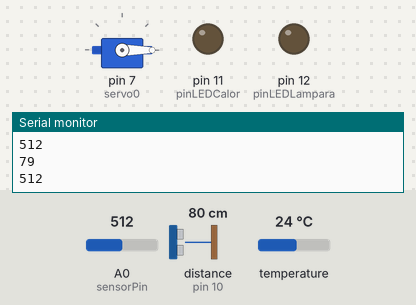
The sketch below on a simulated Arduino Uno, built with avr-gcc and run on an emulated ATmega328P. Parts: servo, output pins drawn as LEDs (lit = HIGH), the last lines printed to the serial monitor. Wiring (inferred from the names in the program): ultrasonic range finder: trigger pin 9; echo pin 10. The inputs (shaded band) are chosen by the test bench; at power-on: distance to the obstacle (sensor on pin 10) 80 cm, A0 (sensorPin) = 512, temperature 24 °C. The echo pulse lasts 58.3 µs per cm; pins used as bus, display or sensor lines are not drawn.

Above: at 2.7 s.
2.8 s: distance to the obstacle (sensor on pin 10) set to 21 cm
4.5 s: distance to the obstacle (sensor on pin 10) set to 18 cm
At 6.5 s:
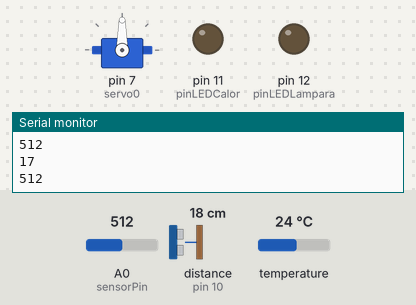
6.9 s: A0 (sensorPin) set to 868
8.6 s: A0 (sensorPin) set to 895
At 10.5 s:
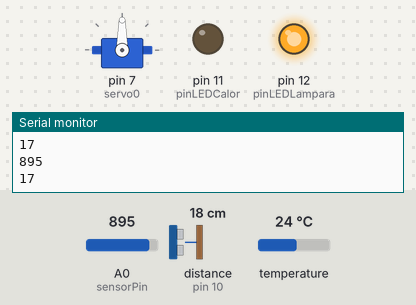
10.8 s: temperature set to 27.4 °C
12.5 s: temperature set to 28.6 °C
At 15.0 s:
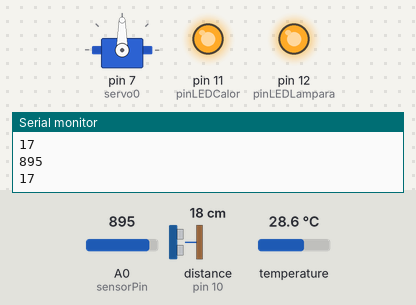
Timing chart, 0 to 16.1 s (numbered marks = the images above; inputs shaded):
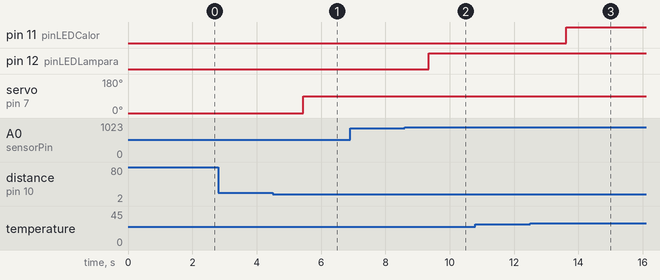

Measured:
- the behaviour switches between 20 and 19 cm on distance to the obstacle (sensor on pin 10) (found by bisection; images 0 and 1)
- the behaviour switches between 879 and 880 on A0 (sensorPin) (found by bisection; images 1 and 2)
- the behaviour switches between 27.9 and 28 °C on temperature (found by bisection; images 2 and 3)
- after the input at 4.5 s, servo on pin 7 (servo0): 0° → 90° after 0.95 s
- after the input at 8.6 s, pin 12 (pinLEDLampara): LOW → HIGH after 0.75 s
- after the input at 12.5 s, pin 11 (pinLEDCalor): LOW → HIGH after 1.1 s

The sketch:

proyectofinalTC1003.ino
```cpp
#include <OneWire.h>
#include <DallasTemperature.h>
#include <Servo.h>
//SensorTemperatura
#define ONE_WIRE_BUS 8
OneWire oneWire(ONE_WIRE_BUS);
DallasTemperature sensors(&oneWire);
float Celsius = 0;
int pinLEDCalor = 11;
//SensorUltrasonico
#define trigPin 9
#define echoPin 10
long duration;
long distance;
//servomotor
Servo servo0;
//Fotoresistencia
int sensorPin = A0;
int sensorValue = 0;
int pinLEDLampara = 12;
void setup() {
  // put your setup code here, to run once:
  sensors.begin();
  Serial.begin(9600);
  pinMode(pinLEDCalor, OUTPUT);
  pinMode(pinLEDLampara, OUTPUT);

  pinMode(trigPin, OUTPUT);
  pinMode(echoPin, INPUT);

  servo0.attach(7);
  servo0.write(0);

}

void loop() {
  // put your main code here, to run repeatedly:
  //SensorDeTemperatura
  sensors.requestTemperatures();
  Celsius = sensors.getTempCByIndex(0);
  //Serial.print(Celsius);
  //Serial.println("C");
  if(Celsius >= 28){
      digitalWrite(pinLEDCalor,HIGH);
      //Serial.println("PRENDIDO");
    }else{
      digitalWrite(pinLEDCalor,LOW);
      //Serial.println("APAGADO");
      }
  //SensorUltrasonico
  digitalWrite(trigPin,LOW);
  delayMicroseconds(2);
  digitalWrite(trigPin,HIGH);
  delayMicroseconds(10);
  digitalWrite(trigPin,LOW);
  duration = pulseIn(echoPin,HIGH);
  distance = duration/58.2;
  Serial.println(distance);
  if(distance <= 300){
    if(distance <= 18){
    servo0.write(90);
    delay(200);
    }else{
      servo0.write(0);
      delay(200);
      }
   delay(200);
  }

  //Fotorresistencia
  sensorValue = analogRead(sensorPin);
  Serial.println(sensorValue, DEC);
  if(sensorValue >= 880){
      digitalWrite(pinLEDLampara,HIGH);
      //Serial.println("PRENDIDO");
    }else{
      digitalWrite(pinLEDLampara,LOW);
      //Serial.println("APAGADO");
      }
  //delay(500);
}
```
